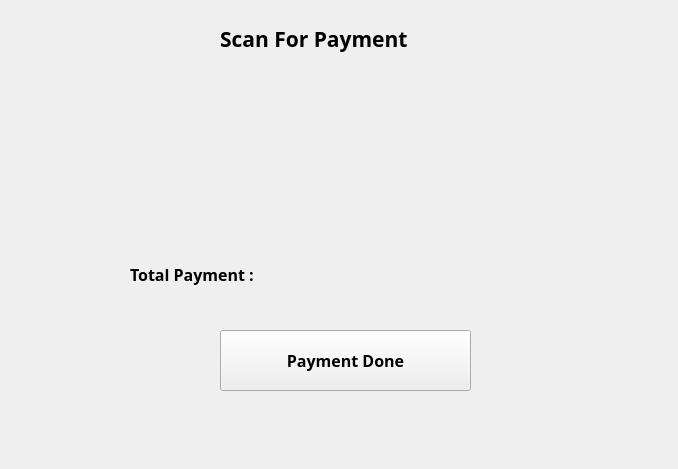
<?xml version="1.0" encoding="UTF-8"?>
<ui version="4.0">
 <class>MainWindow</class>
 <widget class="QMainWindow" name="MainWindow">
  <property name="geometry">
   <rect>
    <x>0</x>
    <y>0</y>
    <width>678</width>
    <height>469</height>
   </rect>
  </property>
  <property name="windowTitle">
   <string>MainWindow</string>
  </property>
  <widget class="QWidget" name="centralwidget">
   <widget class="QLabel" name="label">
    <property name="geometry">
     <rect>
      <x>260</x>
      <y>60</y>
      <width>161</width>
      <height>171</height>
     </rect>
    </property>
    <property name="text">
     <string/>
    </property>
    <property name="pixmap">
     <pixmap>QrCode.png</pixmap>
    </property>
    <property name="scaledContents">
     <bool>true</bool>
    </property>
   </widget>
   <widget class="QLabel" name="label_2">
    <property name="geometry">
     <rect>
      <x>220</x>
      <y>20</y>
      <width>221</width>
      <height>37</height>
     </rect>
    </property>
    <property name="font">
     <font>
      <family>Script MT Bold</family>
      <pointsize>16</pointsize>
      <weight>75</weight>
      <bold>true</bold>
     </font>
    </property>
    <property name="text">
     <string>Scan For Payment</string>
    </property>
   </widget>
   <widget class="QLabel" name="label_3">
    <property name="geometry">
     <rect>
      <x>130</x>
      <y>260</y>
      <width>203</width>
      <height>29</height>
     </rect>
    </property>
    <property name="font">
     <font>
      <family>MV Boli</family>
      <pointsize>12</pointsize>
      <weight>75</weight>
      <bold>true</bold>
     </font>
    </property>
    <property name="text">
     <string>Total Payment : </string>
    </property>
   </widget>
   <widget class="QLabel" name="totalPayment">
    <property name="geometry">
     <rect>
      <x>350</x>
      <y>260</y>
      <width>203</width>
      <height>29</height>
     </rect>
    </property>
    <property name="font">
     <font>
      <family>Pristina</family>
      <pointsize>16</pointsize>
      <weight>50</weight>
      <bold>false</bold>
     </font>
    </property>
    <property name="text">
     <string/>
    </property>
   </widget>
   <widget class="QPushButton" name="paymentDone">
    <property name="geometry">
     <rect>
      <x>220</x>
      <y>330</y>
      <width>251</width>
      <height>61</height>
     </rect>
    </property>
    <property name="font">
     <font>
      <family>Nirmala UI Semilight</family>
      <pointsize>12</pointsize>
      <weight>75</weight>
      <bold>true</bold>
     </font>
    </property>
    <property name="text">
     <string>Payment Done</string>
    </property>
   </widget>
  </widget>
 </widget>
 <resources/>
 <connections/>
</ui>
